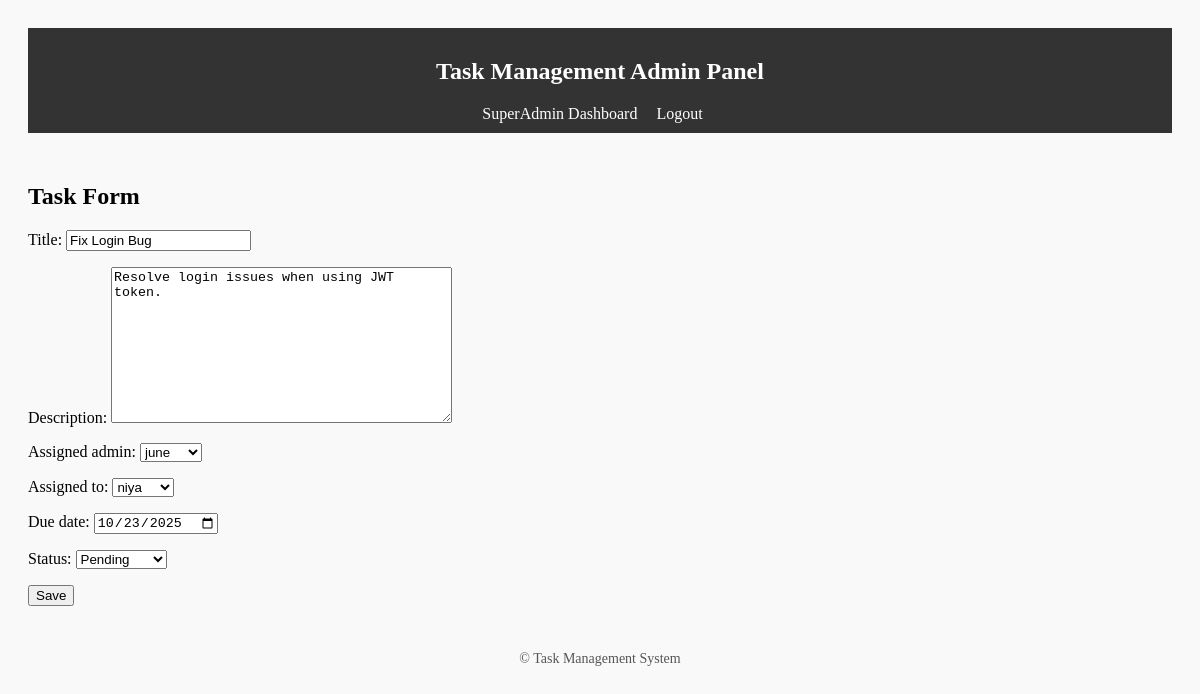
The page /panel/tasks/5/update/ (signed in) on the database its author committed.
### tasks/models.py (models this page shows, shortened)
class Task(models.Model):
    STATUS_CHOICES = (
        ('pending', 'Pending'),
        ('in_progress', 'In Progress'),
        ('completed', 'Completed'),
    )
    title = models.CharField(max_length=255)
    description = models.TextField(blank=True)
    assigned_admin = models.ForeignKey(
        settings.AUTH_USER_MODEL,
        null=True,
        blank=True,
        on_delete=models.SET_NULL,
        limit_choices_to={'role': 'admin'},
        related_name='admin_tasks'
    )
    assigned_to = models.ForeignKey(
        settings.AUTH_USER_MODEL,
        on_delete=models.CASCADE,
        related_name='tasks',
        limit_choices_to={'role': 'user'},null=True, blank=True)
    due_date = models.DateField(null=True, blank=True)
    status = models.CharField(max_length=20, choices=STATUS_CHOICES, default='pending')
    completion_report = models.TextField(blank=True, null=True)
    worked_hours = models.DecimalField(max_digits=6, decimal_places=2, null=True, blank=True)
    created_at = models.DateTimeField(auto_now_add=True)
    updated_at = models.DateTimeField(auto_now=True)

### admin_panel/views.py (the view)
# urls.py: path("tasks/<int:pk>/update/", views.task_update, name="task_update"),
@login_required
def task_update(request,pk):
    if not role_check(request.user, ['admin','superadmin']):
        return redirect('login')
    task = get_object_or_404(Task, pk=pk)
    form = TaskForm(request.POST or None, instance=task)
    if form.is_valid():
        form.save()
        return redirect("admin_dashboard" if request.user.role == "admin" else "superadmin_dashboard")
    return render(request, 'admin_panel/task_form.html', {'form': form})

### tasks/forms.py
class TaskForm(forms.ModelForm):
    class Meta:
        model = Task
        fields = ["title", "description", 'assigned_admin', "assigned_to", "due_date", "status"]
        widgets = {
            "due_date": forms.DateInput(attrs={"type": "date"}),  # HTML5 date picker
        }

### accounts/utils.py (called while the page is built)
def role_check(user, allowed_roles):
    return getattr(user, 'role', None) in allowed_roles

### admin_panel/templates/admin_panel/task_form.html (shortened to what this page needs)
{% extends "admin_panel/base.html" %}
{% block content %}
<div class="container" style="max-width: 500px; margin-top: 50px;">
    <h2 class="mb-4 text-center">Task Form</h2>
    <form method="post">
        {{ form.as_p }}
        <div class="text-center">
            <button type="submit" class="btn btn-primary">Save</button>
        </div>
    </form>
</div>
{% endblock %}

### admin_panel/templates/admin_panel/base.html (style rules this page uses)
body { padding: 20px; background: #f9f9f9; }

### rows shown on the page
Task: title "Fix Login Bug", description "Resolve login issues when using JWT token.", assigned_admin "june", assigned_to "niya", due_date "10/23/2025", status "Pending"
